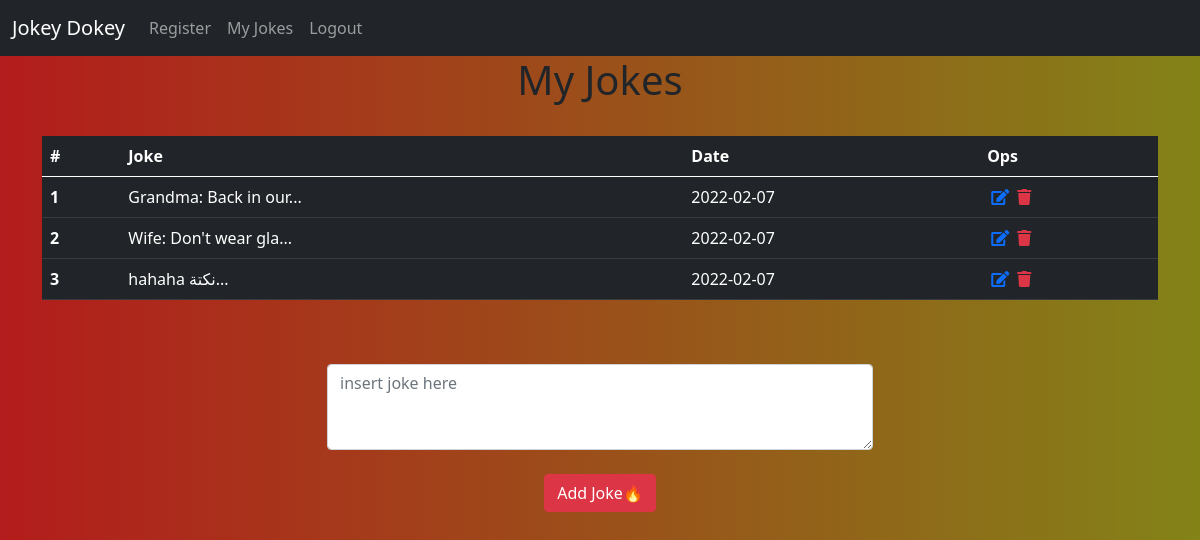
Screenshot of /user/jokes (signed in) with the database file from the repository.
### services/models.py (models this page shows, shortened)
class Joke(db.Model):
    id = db.Column(db.Integer, primary_key=True, nullable=False)
    joke = db.Column(db.Text, nullable=False)
    date_created = db.Column(db.DateTime, nullable=False,
                             default=datetime.utcnow)
    user_id = db.Column(db.Integer, db.ForeignKey('user.id'), nullable=False)

### app.py (the view)
@app.route('/user/jokes', methods=['GET'])
def get_users():
    if "username" in session:
        username = session['username']
        jokes = User.getUserJokes(username)
        return render_template('userjokes.html', jokes=jokes)
    else:
        return redirect('/users/login')

### services/models.py (called while the page is built)
    @classmethod
    def getUserJokes(self, username):
        query = self.query.filter_by(username=username).first()
        jokes = query.jokes
        return jokes

### templates/userjokes.html (shortened to what this page needs)
{%include 'base.html'%}
{% block body%}
<div class="container" style="margin: auto 50;">
    <h1 class="text-dark text-center">My Jokes</h1>
    <br>
    <div class="row">
    {%if jokes|length > 0%}
    <div style="max-height: 40vh; overflow-y: scroll;">
    <table class="table table-dark">
        <thead>
            <tr>
                <th scope="col">#</th>
                <th scope="col">Joke</th>
                <th scope="col">Date</th>
                <th scope="col">Ops</th>
            </tr>
        </thead>
        <tbody>
            {%for joke in jokes%}
            <tr>
                <th scope="row">{{loop.index}}</th>
                <td>{{joke.joke[:20]}}...</td>
                <td>{{joke.date_created.date()}}</td>
                <td><a href="/jokes/{{joke.id}}/edit" class="mx-1"><i class="fas fa-edit text-priamry"></i></a>
                    <a href="/jokes/{{joke.id}}/delete"><i class="fas fa-trash text-danger"></i></a></td>
            </tr>
            {%endfor%}
        </tbody>
    </table>
    </div>
    {%else%}
    <div class="alert alert-danger col-lg-6" role="alert">
        You are no joker... Try fillin some jokes!
    </div>
    {%endif%}
    </div>
    <br>
    <br>
    <div class="row" style="padding: auto 50;">
        <div class="col-lg-3"></div>
        <div class="col-lg-6">
            <form action="/jokes" method="POST">
                <textarea class="form-control " name="joke" id="exampleFormControlTextarea1" rows="3" placeholder="insert joke here"></textarea>
                <br>
                <div class="text-center">
                    <button type="submit" class="btn btn-danger">Add Joke🔥</button>
                </div>
            </form>
        </div>
        <div class="col-lg-3"></div>
    </div>
</div>
{%endblock%}

### static/css/style.css (style rules this page uses)
body { background-image: linear-gradient(to right, rgb(179, 28, 28) , rgb(131, 131, 24)); background-repeat: repeat; }

### rows the page displays
Joke: joke "Grandma: Back in our", date_created "2022-02-07"
Joke: joke "Wife: Don't wear gla", date_created "2022-02-07"
Joke: joke "hahaha نكتة", date_created "2022-02-07"
